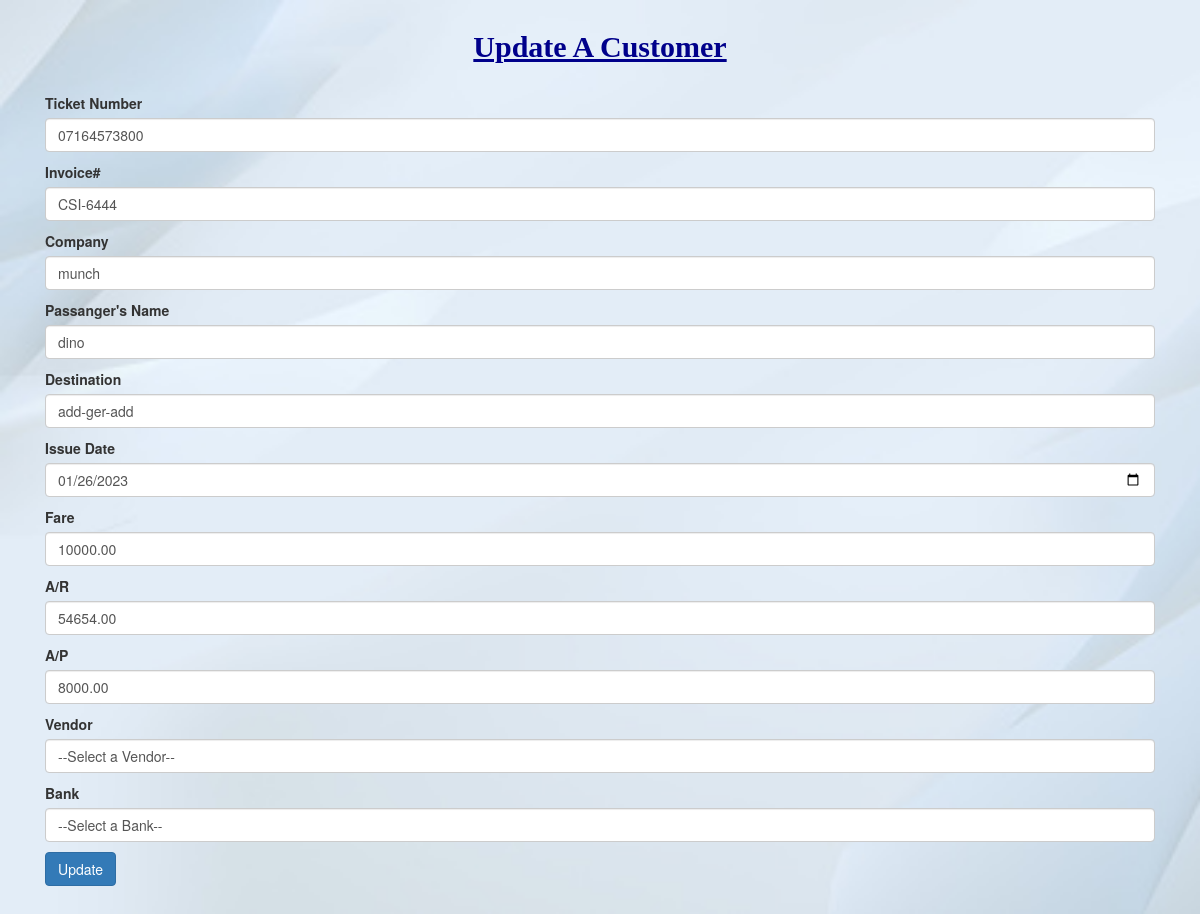
The page /edit.php?updateid=16 on the database its author committed.
### tables this page shows
CREATE TABLE `table23` (
  `id` int(11) NOT NULL,
  `ticketnumber` varchar(100) NOT NULL,
  `invno` varchar(100) NOT NULL,
  `company` varchar(100) NOT NULL,
  `fullname` varchar(100) NOT NULL,
  `destination` varchar(100) NOT NULL,
  `issuedate` date NOT NULL,
  `fare` double(12,2) NOT NULL,
  `ar` double(12,2) NOT NULL,
  `ap` double(12,2) NOT NULL,
  `shalomcom` double(12,2) NOT NULL,
  `vendor` varchar(100) NOT NULL,
  `bank` varchar(100) NOT NULL
);

### edit.php (the view, shortened to what this page needs)
<?php
include 'connect.php';
$id=$_GET['updateid'];
$sql="SELECT * FROM table23 WHERE id=$id";
$result=mysqli_query($connect,$sql);
$row=mysqli_fetch_assoc($result);
$ticketnumber=$row['ticketnumber'];
$invno=$row['invno'];
$company=$row['company'];
$fullname=$row['fullname'];
$destination=$row['destination'];
$issuedate=$row['issuedate'];
$fare=$row['fare'];
$ar=$row['ar'];
$ap=$row['ap'];
$bank=$row['bank'];
?>
<!doctype html>
<html lang="en">
  <head>
    <link href="https://cdn.jsdelivr.net/npm/bootstrap@5.2.0/dist/css/bootstrap.min.css" rel="stylesheet">
    <link href="https://cdn.jsdelivr.net/npm/bootstrap@5.2.0/dist/css/bootstrap.min.css" rel="stylesheet">
  <link rel="stylesheet" href="https://maxcdn.bootstrapcdn.com/bootstrap/3.3.6/css/bootstrap.min.css" />
  <link rel="stylesheet" href="https://cdn.datatables.net/1.10.12/css/dataTables.bootstrap.min.css" />
  </head>
  <body>
  <h2>Update A Customer</h2>
  <div class="container my-5">
<form method="POST">
        <div class="mb-3">
        <label >Ticket Number</label>
        <input type="text" class="form-control" placeholder="Ticket Number" name="ticketnumber" value=<?php echo $ticketnumber;?>>
        </div>
        <div class="mb-3">
        <label >Invoice#</label>
        <input type="text" class="form-control" placeholder="Invoice Number" name="invno"  value=<?php echo $invno;?>>
        </div>
        <div class="mb-3">
        <label >Company</label>
        <input type="text" class="form-control" placeholder="Company" name="company" value=<?php echo $company;?>>
        </div>
        <div class="mb-3">
        <label >Passanger's Name</label>
        <input type="text" class="form-control" placeholder="Full Name" name="fullname" value=<?php echo $fullname;?>>
        </div>
        <div class="mb-3">
        <label >Destination</label>
        <input type="text" class="form-control" placeholder="Destination" name="destination" value=<?php echo $destination;?>>
        </div>
        <div class="form-group mb-3">
                            <label for="">Issue Date</label>
                            <input type="date" name="issuedate" class="form-control"value=<?php echo $issuedate;?> />
          </div>
        <div class="mb-3">
        <label >Fare</label>
        <input type="text" class="form-control" placeholder="Fare" name="fare"value=<?php echo $fare;?>>
        </div>
        <div class="mb-3">
        <label >A/R</label>
        <input type="text" class="form-control" placeholder="Account Receivable" name="ar"value=<?php echo $ar;?>>
        </div>
        <div class="mb-3">
        <label >A/P</label>
        <input type="text" class="form-control" placeholder="Account Payable" name="ap"value=<?php echo $ap;?>>
        </div>
        <div class="from-group mb-3">
                                <label for="">Vendor</label>
                                <select name="vendor" class="form-control">
                                    <option value="">--Select a Vendor--</option>
                                </select>
                            </div>
        <div class="from-group mb-3">
                            <label for="">Bank</label>
                            <select name="bank" class="form-control"value=<?php echo $bank;?>>
                                <option value="">--Select a Bank--</option>
                            </select>
                        </div>
        <button type="submit" class="btn btn-primary" name="submit">Update</button>
</form>
</div>
  </body>
</html>

### edit.php (style rules this page uses)
h2 { text-align: center; color: darkblue; font-family: 'Times New Roman', Times, serif; margin-top: 30px; text-decoration: underline; font-weight: bold; }
body { background-image: url('bg.jpg'); background-size: cover; background-repeat: none; }

### rows shown on the page
table23: ticketnumber "07164573800", invno "CSI-6444", company "munch", destination "add-ger-add"
